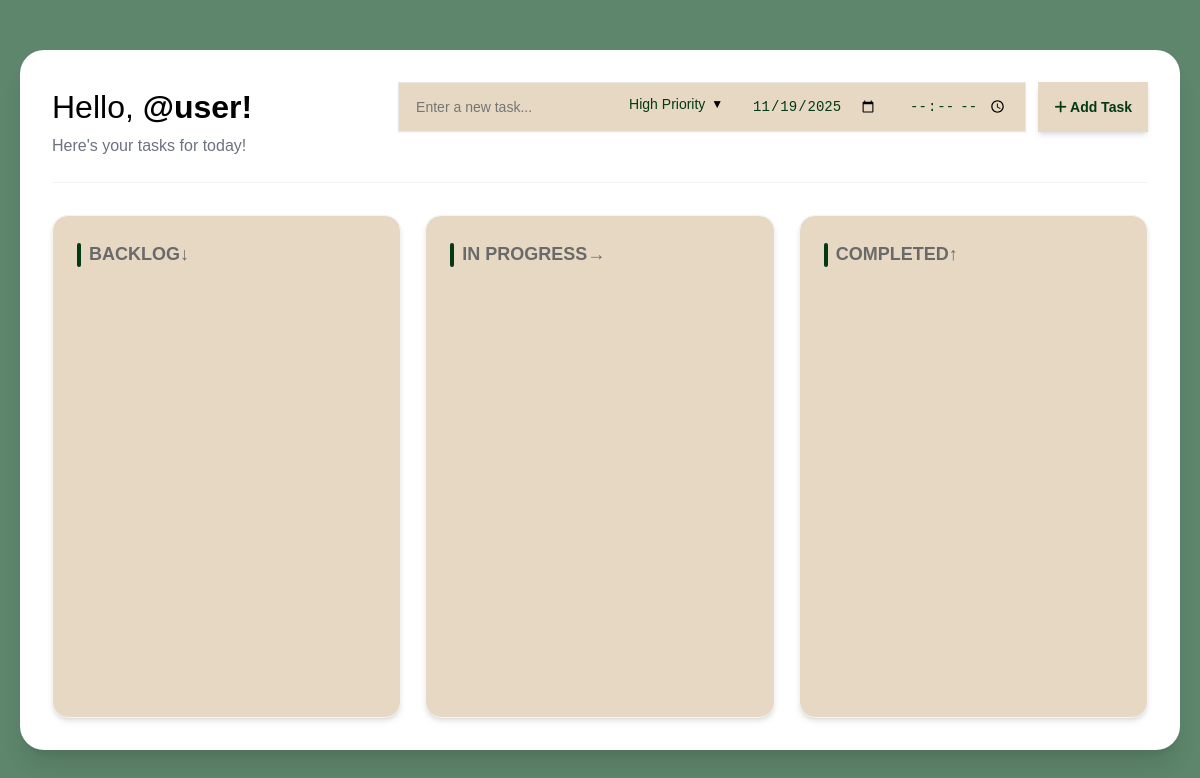
Before: / with the older database file.
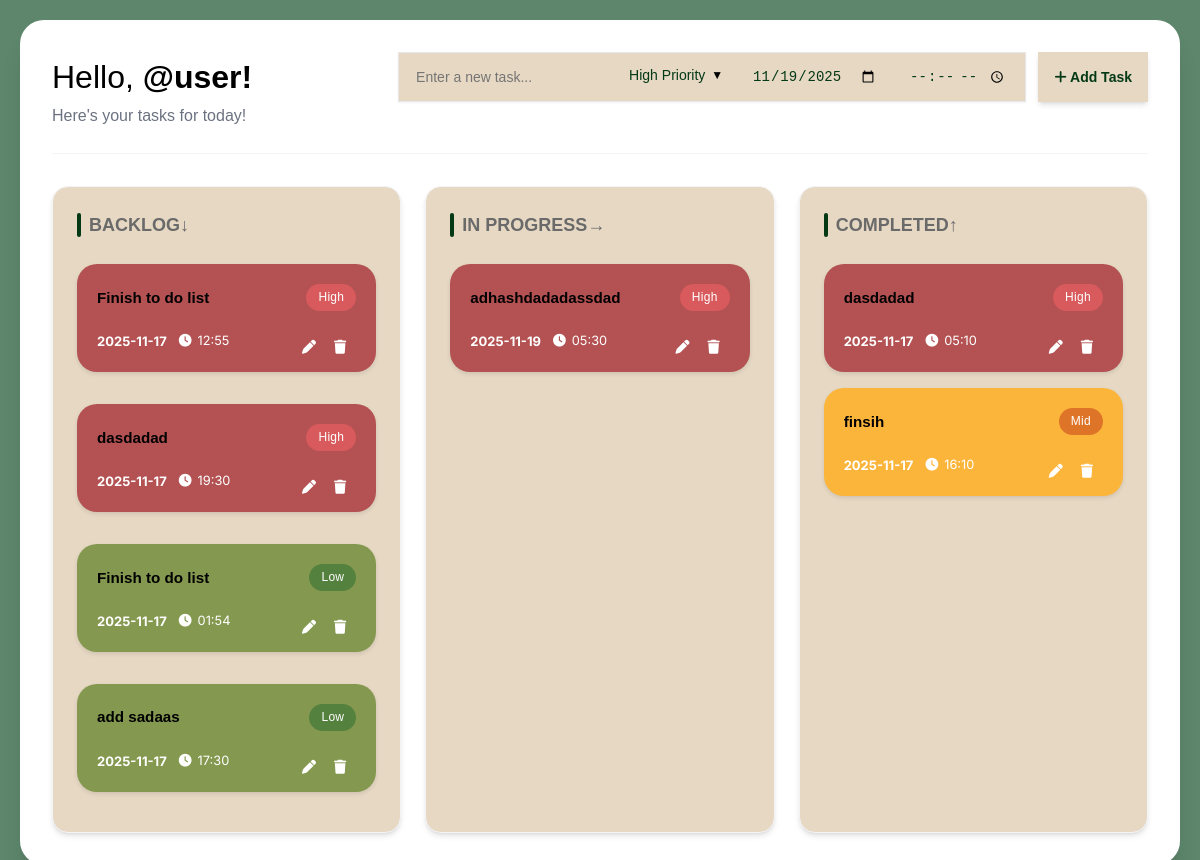
After: the same page with the newer database file.
### tables this page shows
CREATE TABLE tasks (
                    id INTEGER PRIMARY KEY AUTOINCREMENT,
                    username TEXT NOT NULL,
                    name TEXT NOT NULL,
                    priority TEXT,
                    date TEXT,
                    time TEXT,
                    status TEXT DEFAULT 'backlog'
                );

### todolist.py (the view)
@app.route('/')
def index():
    conn = sqlite3.connect('tododatabase.db')
    conn.row_factory = sqlite3.Row
    c = conn.cursor()
    c.execute('''
        SELECT * FROM tasks
        WHERE status = 'backlog' OR status IS NULL
        ORDER BY
            CASE priority
                WHEN 'high' THEN 1
                WHEN 'mid'  THEN 2
                WHEN 'low'  THEN 3
            END,
            date ASC,
            time ASC
    ''')
    backlog_tasks = c.fetchall()
    c.execute('''
        SELECT * FROM tasks
        WHERE status = 'in-progress'
        ORDER BY
            CASE priority
                WHEN 'high' THEN 1
                WHEN 'mid'  THEN 2
                WHEN 'low'  THEN 3
            END,
            date ASC,
            time ASC
    ''')
    in_progress_tasks = c.fetchall()
    c.execute('''
        SELECT * FROM tasks
        WHERE status = 'completed'
        ORDER BY
            CASE priority
                WHEN 'high' THEN 1
                WHEN 'mid'  THEN 2
                WHEN 'low'  THEN 3
            END,
            date ASC,
            time ASC
    ''')
    completed_tasks = c.fetchall()
    conn.close()
    return render_template('index.html',
                         tasks=backlog_tasks,
                         in_progress_tasks=in_progress_tasks,
                         completed_tasks=completed_tasks)

### templates/index.html (shortened to what this page needs)
{% extends 'base.html' %}
{% block body %}
<div class="container">
    <header class="header">
        <div class="greeting">
            <h1>Hello, </h1><h2><span class="user-name">@user!</span></h2>
            <p>Here's your tasks for today!</p>
        </div>
        <div class="task-inputs">
            <div class="task-bar">
                <input type="text" id="task-input" placeholder="Enter a new task...">
                <div class="priority-div">
                    <select id="priority-select" name="priority">
                        <option value="high" style="background:#D85A5C;">High Priority</option>
                    </select>
                </div>
                <input type="date" id="date-input" name="date">
                <input type="time" id="time-input">
            </div>
            <button id="add-task-button">
                <i class="fa-solid fa-plus"></i>
                Add Task
            </button>
        </div>
    </header>
<div class="tasks-container">
    <section class="column" data-status="backlog">
        <h2>BACKLOG↓</h2>
        <div id="task-card" class="drop-zone">
            {% for task in tasks %}
            <div class="task-card {{ task['priority'] }}" data-id="{{ task['id'] }}" draggable="true">
                <div class="task-header">
                    <div class="task-name">{{ task['name'] }}</div>
                    <div class="task-priority-badge {{ task['priority'] }}">{{ task['priority']|title }}</div>
                </div>
                <div class="task-content">
                    <div class="task-date">{{ task['date'] }}</div>
                    <div class="task-time">
                        <i class="fa-solid fa-clock"></i>
                        {{ task['time'] }}
                    </div>
                </div>
                <div class="task-actions">
                    <i class="fa-solid fa-pen" title="Edit task"></i>
                    <i class="fa-solid fa-trash" title="Delete task"></i>
                </div>
            </div>
            {% endfor %}
        </div>
    </section>
    <section class="column" data-status="in-progress">
        <h2>
            IN PROGRESS→
        </h2>
        <div class="task-list drop-zone" data-empty="{% if in_progress_tasks %}false{% else %}true{% endif %}">
            {% if in_progress_tasks %}
                {% for task in in_progress_tasks %}
                <div class="task-card {{ task['priority'] }}" data-id="{{ task['id'] }}" draggable="true">
                    <div class="task-header">
                        <div class="task-name">{{ task['name'] }}</div>
                        <div class="task-priority-badge {{ task['priority'] }}">{{ task['priority']|title }}</div>
                    </div>
                    <div class="task-content">
                        <div class="task-date">{{ task['date'] }}</div>
                        <div class="task-time">
                            <i class="fa-solid fa-clock"></i>
                            {{ task['time'] }}
                        </div>
                    </div>
                    <div class="task-actions">
                        <i class="fa-solid fa-pen" title="Edit task"></i>
                        <i class="fa-solid fa-trash" title="Delete task"></i>
                    </div>
                </div>
                {% endfor %}
            {% else %}
                <i class="fa-solid fa-hourglass-half"></i>
                <p>There are no tasks in progress.</p>
            {% endif %}
        </div>
    </section>
    <section class="column" data-status="completed">
        <h2>COMPLETED↑</h2>
        <div class="task-list drop-zone" data-empty="{% if completed_tasks %}false{% else %}true{% endif %}">
            {% if completed_tasks %}
                {% for task in completed_tasks %}
                <div class="task-card {{ task['priority'] }}" data-id="{{ task['id'] }}" draggable="true">
                    <div class="task-header">
                        <div class="task-name">{{ task['name'] }}</div>
                        <div class="task-priority-badge {{ task['priority'] }}">{{ task['priority']|title }}</div>
                    </div>
                    <div class="task-content">
                        <div class="task-date">{{ task['date'] }}</div>
                        <div class="task-time">
                            <i class="fa-solid fa-clock"></i>
                            {{ task['time'] }}
                        </div>
                    </div>
                    <div class="task-actions">
                        <i class="fa-solid fa-pen" title="Edit task"></i>
                        <i class="fa-solid fa-trash" title="Delete task"></i>
                    </div>
                </div>
                {% endfor %}
            {% else %}
                <i class="fa-solid fa-trophy"></i>
                <p>There are no completed tasks.</p>
            {% endif %}
        </div>
    </section>
</div>
</div>
{% endblock %}

### templates/base.html (shortened to what this page needs)
<!DOCTYPE html>
<html lang="en">
    <head>
        <link rel="stylesheet" href="{{ url_for('static', filename='accounts.css') }}">
        <link rel="stylesheet" href="{{ url_for('static', filename='style.css') }}">
        <link rel="stylesheet" href="{{ url_for('static', filename='collab.css') }}">
        <link rel="stylesheet" href="{{ url_for('static', filename='sidebar.css') }}">
    </head>
    <body>
           {% block body %}{% endblock %}
    </body>
</html>

### static/accounts.css (style rules this page uses)
* { margin: 0; padding: 0; box-sizing: border-box; }
html { font-family: 'Instrument Sans', 'Inter', sans-serif; font-size: 16px; line-height: 1.6; scroll-behavior: smooth; }
body { background: #5D866C; font-family: 'Instrument Sans', sans-serif; background-attachment: fixed; min-height: 100vh; display: flex; justify-content: center; align-items: center; color: #E6D8C3; }

Changed rows visible on the page:
added tasks: name "Finish to do list", priority "High", date "2025-11-17", time "12:55", shown under "BACKLOG↓"
added tasks: name "dasdadad", priority "High", date "2025-11-17", time "19:30", shown under "BACKLOG↓"
added tasks: name "Finish to do list", priority "Low", date "2025-11-17", time "01:54", shown under "BACKLOG↓"
added tasks: name "add sadaas", priority "Low", date "2025-11-17", time "17:30", shown under "BACKLOG↓"
added tasks: name "adhashdadadassdad", priority "High", date "2025-11-19", time "05:30", shown under "IN PROGRESS→"
added tasks: name "dasdadad", priority "High", date "2025-11-17", time "05:10", shown under "COMPLETED↑"
added tasks: name "finsih", priority "Mid", date "2025-11-17", time "16:10", shown under "COMPLETED↑"
